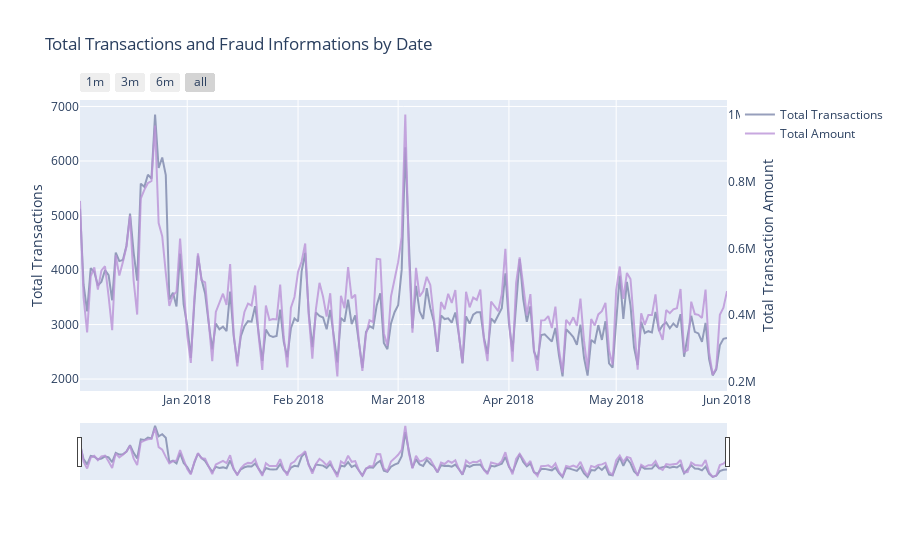

Write notebook code for a chart like this one.
### Markdown cell above
<font color=blue size=5>
Transactions and Total Amount by each day

### Code cell
%matplotlib inline

# Calling the function to transform the date column in datetime pandas object

#seting some static color options
color_op = ['#5527A0', '#BB93D7', '#834CF7', '#6C941E', '#93EAEA', '#7425FF', '#F2098A', '#7E87AC', 
            '#EBE36F', '#7FD394', '#49C35D', '#3058EE', '#44FDCF', '#A38F85', '#C4CEE0', '#B63A05', 
            '#4856BF', '#F0DB1B', '#9FDBD9', '#B123AC']


dates_temp = df_trans.groupby(df_trans.Date.dt.date)['TransactionAmt'].count().reset_index()
# renaming the columns to apropriate names

# creating the first trace with the necessary parameters
trace = go.Scatter(x=dates_temp['Date'], y=dates_temp.TransactionAmt,
                    opacity = 0.8, line = dict(color = color_op[7]), name= 'Total Transactions')

# Below we will get the total amount sold
dates_temp_sum = df_trans.groupby(df_trans.Date.dt.date)['TransactionAmt'].sum().reset_index()

# using the new dates_temp_sum we will create the second trace
trace1 = go.Scatter(x=dates_temp_sum.Date, line = dict(color = color_op[1]), name="Total Amount",
                        y=dates_temp_sum['TransactionAmt'], opacity = 0.8, yaxis='y2')

#creating the layout the will allow us to give an title and 
# give us some interesting options to handle with the outputs of graphs
layout = dict(
    title= "Total Transactions and Fraud Informations by Date",
    xaxis=dict(
        rangeselector=dict(
            buttons=list([
                dict(count=1, label='1m', step='month', stepmode='backward'),
                dict(count=3, label='3m', step='month', stepmode='backward'),
                dict(count=6, label='6m', step='month', stepmode='backward'),
                dict(step='all')
            ])
        ),
        rangeslider=dict(visible = True),
        type='date' ),
    yaxis=dict(title='Total Transactions'),
    yaxis2=dict(overlaying='y',
                anchor='x', side='right',
                zeroline=False, showgrid=False,
                title='Total Transaction Amount')
)

# creating figure with the both traces and layout
fig = dict(data= [trace, trace1,], layout=layout)

#rendering the graphs
iplot(fig) #it's an equivalent to plt.show()

### Figure 1 — Plotly figure (JSON) as saved in the notebook; plotly's stock layout.template omitted (floating-point values rounded to 4 significant figures; data arrays with more than 128 entries replaced by an {"elided": "..."} marker saying what was removed)
{"data": [{"opacity": 0.8, "name": "Total Transactions", "y": {"elided": "182 int values"}, "x": {"elided": "182 str values"}, "line": {"color": "#7E87AC"}, "type": "scatter"}, {"opacity": 0.8, "name": "Total Amount", "yaxis": "y2", "y": {"elided": "182 float values"}, "x": {"elided": "182 str values"}, "line": {"color": "#BB93D7"}, "type": "scatter"}], "layout": {"yaxis2": {"title": {"text": "Total Transaction Amount"}, "anchor": "x", "overlaying": "y", "zeroline": false, "showgrid": false, "side": "right"}, "yaxis": {"title": {"text": "Total Transactions"}}, "xaxis": {"rangeselector": {"buttons": [{"count": 1, "step": "month", "stepmode": "backward", "label": "1m"}, {"count": 3, "step": "month", "stepmode": "backward", "label": "3m"}, {"count": 6, "step": "month", "stepmode": "backward", "label": "6m"}, {"step": "all"}]}, "type": "date", "rangeslider": {"visible": true}}, "title": {"text": "Total Transactions and Fraud Informations by Date"}}}
